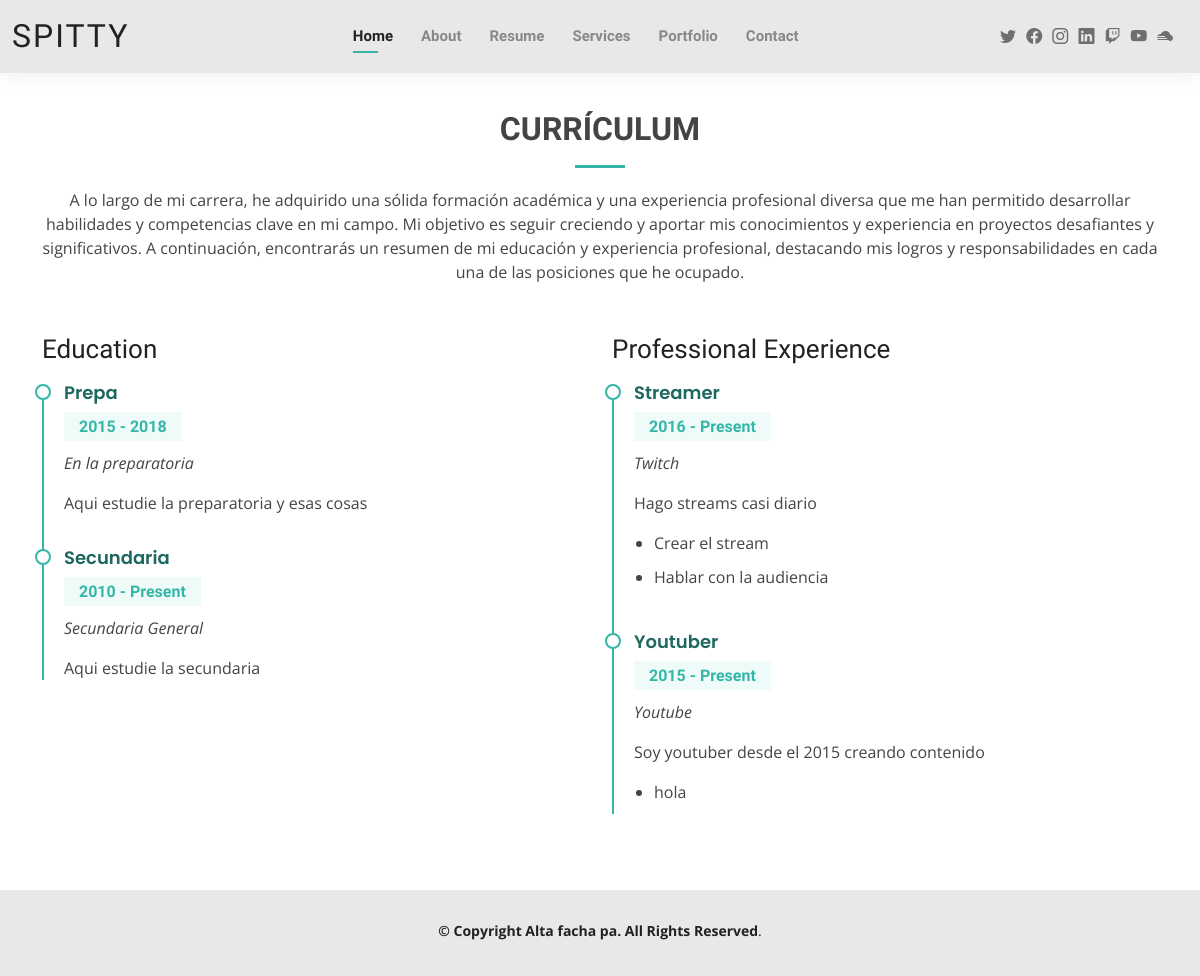
Screenshot of /resume/ with the database file from the repository.
### core/models.py (models this page shows, shortened)
class SiteConfiguration(models.Model):
    site_name = models.CharField(_("Nombre Sitio"), max_length=100, default="SPITTER")
    footer_text = models.CharField(
        _("Copyright"),
        max_length=255,
        default="© Copyright Spitty. All Rights Reserved",
    )
    class Meta:
        verbose_name = _("Config")
        verbose_name_plural = _("Configs")

### resume/models.py (models this page shows, shortened)
class ResumeDesc(models.Model):
    tittle_section = models.CharField(
        _("Título de Sección"), max_length=100, default="Resume"
    )
    desc_section = models.TextField(
        _("Descripción de Sección"), default="Magnam dolores commodi suscipit..."
    )
    class Meta:
        verbose_name = _("Descripcion de Currículum")
        verbose_name_plural = _("Descripciones de Currículum")

class Education(models.Model):
    degree = models.CharField(_("Grado"), max_length=100)
    institution = models.CharField(_("Instituto"), max_length=100)
    start_year = models.IntegerField(_("Año inicio"))
    end_year = models.IntegerField(_("Año fin"), null=True, blank=True)
    description = models.TextField(_("Descripción"))
    class Meta:
        verbose_name = _("Educacion")
        verbose_name_plural = _("Educaciones")
        ordering = ["start_year"]

class Experience(models.Model):
    title = models.CharField(_("Titulo"), max_length=100)
    company = models.CharField(_("Compañia"), max_length=100)
    start_year = models.IntegerField(_("Año inicio"))
    end_year = models.IntegerField(
        _("Año fin"), null=True, blank=True
    )  # null=True, blank=True if it's the current job
    description = models.TextField(_("Descripción"))
    responsibilities = models.TextField(
        _("Responsabilidades")
    )  # Store responsibilities as a comma-separated list or use another related model
    class Meta:
        verbose_name = _("Experiencia")
        verbose_name_plural = _("Experiencias")
        ordering = ["start_year"]

### resume/views.py (the view)
# urls.py: path("resume/", resume_views.resume, name="resume"),
def resume(request):
    educations = Education.objects.all().order_by("-start_year")
    experiences = Experience.objects.all().order_by("-start_year")
    resume_desc = ResumeDesc.objects.last()
    for exp in experiences:
        exp.responsibilities_list = exp.responsibilities.split(",")
    context = {
        "educations": educations,
        "experiences": experiences,
        "resume_desc": resume_desc,
    }
    return render(request, "resume/resume.html", context)

### core/views.py (called while the page is built)
def site_configuration(request):
    try:
        site_config = SiteConfiguration.objects.get()
    except SiteConfiguration.DoesNotExist:
        site_config = None
    return {"site_config": site_config}

def social_links(request):
    try:
        links = SocialLinks.objects.first()
    except SocialLinks.DoesNotExist:
        links = None
    return {"social_links": links}

### templates/resume/resume.html (shortened to what this page needs)
{% extends 'core/base.html' %}
{% load static %}
  {% block content %}
  <main id="main">
       <section id="resume" class="resume">
        <div class="container" data-aos="fade-up">
          <div class="section-title">
            <h2>{{ resume_desc.tittle_section }}</h2>
            <p>{{ resume_desc.desc_section }}</p>
          </div>
          <div class="row">
            <div class="col-lg-6">
              <h3 class="resume-title">Education</h3>
              {% for edu in educations %}
              <div class="resume-item">
                  <h4>{{ edu.degree }}</h4>
                  <h5>{{ edu.start_year }} - {% if edu.end_year %}{{ edu.end_year }}{% else %}Present{% endif %}</h5>
                  <p><em>{{ edu.institution }}</em></p>
                  <p>{{ edu.description }}</p>
              </div>
              {% endfor %}
            </div>
            <div class="col-lg-6">
              <h3 class="resume-title">Professional Experience</h3>
              {% for exp in experiences %}
              <div class="resume-item">
                  <h4>{{ exp.title }}</h4>
                  <h5>{{ exp.start_year }} - {% if exp.end_year %}{{ exp.end_year }}{% else %}Present{% endif %}</h5>
                  <p><em>{{ exp.company }}</em></p>
                  <p>{{ exp.description }}</p>
                  <ul>
                      {% for responsibility in exp.responsibilities_list %}
                          <li>{{ responsibility }}</li>
                      {% endfor %}
                  </ul>
              </div>
              {% endfor %}
            </div>
          </div>
        </div>
      </section>
    </main>
  {% endblock content %}

### templates/core/base.html (shortened to what this page needs)
{% load static %}
<!DOCTYPE html>
<html lang="es">
<head>
    <link href= {% static "core/vendor/aos/aos.css" %}  rel="stylesheet">
    <link href= {% static "core/vendor/bootstrap/css/bootstrap.min.css" %} rel="stylesheet">
    <link href= {% static "core/vendor/bootstrap-icons/bootstrap-icons.css" %} rel="stylesheet">
    <link href= {% static "core/vendor/boxicons/css/boxicons.min.css" %} rel="stylesheet">
    <link href= {% static "core/vendor/glightbox/css/glightbox.min.css" %} rel="stylesheet">
    <link href= {% static "core/vendor/swiper/swiper-bundle.min.css" %} rel="stylesheet">
    <link href= {% static "core/css/style.css" %} rel="stylesheet">
</head>
<body>
  {% block header %}
  <header id="header" class="fixed-top">
    <div class="container-fluid d-flex justify-content-between align-items-center">
      {% if site_config %}
        <h1 class="logo me-auto me-lg-0"><a href="{{ social_links.link_social }}" target="_blank">{{ site_config.site_name }}</a></h1>
      {% endif %}
      <nav id="navbar" class="navbar order-last order-lg-0">
        <ul>
          <li><a class="active" href={% url "home" %}>Home</a></li>
          <li><a href={% url "about" %}>About</a></li>
          <li><a href={% url "resume" %}>Resume</a></li>
          <li><a href={% url "services" %}>Services</a></li>
          <li><a href={% url "portfolio" %}>Portfolio</a></li>
          <li><a href={% url "contact" %}>Contact</a></li>
        </ul>
      </nav>
      <div class="header-social-links">
        <a href="{{ social_links.link_x }}" target="_blank" class="twitter"><i class="bi bi-twitter"></i></a>
        <a href="{{ social_links.link_fb }}" target="_blank" class="facebook"><i class="bi bi-facebook"></i></a>
        <a href="{{ social_links.link_ig }}" target="_blank" class="instagram"><i class="bi bi-instagram"></i></a>
        <a href="{{ social_links.link_in }}" target="_blank" class="linkedin"><i class="bi bi-linkedin"></i></i></a>
        <a href="{{ social_links.link_tw }}" target="_blank" class="twitch"><i class="bi bi-twitch"></i></i></a>
        <a href="{{ social_links.link_yt }}" target="_blank" class="youtube"><i class="bi bi-youtube"></i></i></a>
        <a href="{{ social_links.link_sc }}" target="_blank" class="cloud-fog2-fill"><i class="bi bi-cloud-fog2-fill"></i></i></a>
      </div>
    </div>
  </header>
  {% endblock header %}
  {% block content %}
  {% endblock content %}
  {% block footer %}
  <footer id="footer">
    <div class="container">
      <div class="copyright">
        <strong><span>{{ site_config.footer_text }}</span></strong>.
      </div>
      <div class="credits">
      </div>
    </div>
  </footer>
  {% endblock footer %}
  </body>
</html>

### static/core/css/style.css (style rules this page uses)
body { font-family: "Open Sans", sans-serif; color: #444444; }
a { color: #34b7a7; text-decoration: none; }
h1, h2, h3, h4, h5, h6 { font-family: "Raleway", sans-serif; }
#main { margin-top: 50px; }
#header { background: #e9e8e6; box-shadow: 0px 0px 25px 0 rgba(0, 0, 0, 0.08); z-index: 997; padding: 15px 0; }
#header .logo { font-size: 32px; margin: 0; padding: 0; line-height: 1; font-weight: 400; letter-spacing: 2px; text-transform: uppercase; }
#header .logo a { color: #222222; }
.header-social-links { padding-right: 15px; }
.header-social-links a { color: #6f6f6f; padding-left: 6px; display: inline-block; line-height: 0px; transition: 0.3s; font-size: 16px; }
.navbar { padding: 0; }
.navbar ul { margin: 0; padding: 0; display: flex; list-style: none; align-items: center; }
.navbar li { position: relative; padding: 10px 0 10px 28px; }
.navbar a, .navbar a:focus { display: flex; align-items: center; justify-content: space-between; font-family: "Raleway", sans-serif; font-size: 15px; font-weight: 600; color: #888888; white-space: nowrap; transition: 0.3s; position: relative; }
.navbar>ul>li>a:before { content: ""; position: absolute; width: 0; height: 2px; bottom: -5px; left: 0; background-color: #34b7a7; visibility: hidden; width: 0px; transition: all 0.3s ease-in-out 0s; }
.navbar a:hover:before, .navbar li:hover>a:before, .navbar .active:before { visibility: visible; width: 25px; }
.navbar a:hover, .navbar .active, .navbar .active:focus, .navbar li:hover>a { color: #222222; }
section { padding: 60px 0; }
.section-title { text-align: center; padding-bottom: 30px; }
.section-title h2 { font-size: 32px; font-weight: bold; text-transform: uppercase; margin-bottom: 20px; padding-bottom: 20px; position: relative; }
.section-title h2::after { content: ""; position: absolute; display: block; width: 50px; height: 3px; background: #34b7a7; bottom: 0; left: calc(50% - 25px); }
.section-title p { margin-bottom: 0; }
.resume .resume-title { font-size: 26px; font-weight: 400; margin-top: 20px; margin-bottom: 20px; color: #222222; }
.resume .resume-item { padding: 0 0 20px 20px; margin-top: -2px; border-left: 2px solid #34b7a7; position: relative; }
.resume .resume-item h4 { line-height: 18px; font-size: 18px; font-weight: 600; font-family: "Poppins", sans-serif; color: #1d685f; margin-bottom: 10px; }
.resume .resume-item h5 { font-size: 16px; background: #effbf9; padding: 5px 15px; display: inline-block; font-weight: 600; margin-bottom: 10px; color: #34b7a7; }
.resume .resume-item ul { padding-left: 20px; }
.resume .resume-item ul li { padding-bottom: 10px; }
.resume .resume-item:last-child { padding-bottom: 0; }
.resume .resume-item::before { content: ""; position: absolute; width: 16px; height: 16px; border-radius: 50px; left: -9px; top: 0; background: #fff; border: 2px solid #34b7a7; }
#footer { background: #e9e8e6; padding: 30px 0; color: #222222; font-size: 14px; text-align: center; }
#footer .credits { padding-top: 5px; font-size: 13px; }

### rows the page displays
SiteConfiguration: site_name "SPITTY", footer_text "© Copyright Alta facha pa. All Rights Reserved"
ResumeDesc: tittle_section "CURRÍCULUM", desc_section "A lo largo de mi carrera, he adquirido una sólida formación académica y una experiencia profesional diversa que me han permitido desarrollar habilidades y competencias clave en mi campo. Mi objetivo es seguir creciendo y aportar mis conocimientos y experiencia en proyectos desafiantes y significativos. A continuación, encontrarás un resumen de mi educación y experiencia profesional, destacando mis logros y responsabilidades en cada una de las posiciones que he ocupado."
Education: degree "Prepa", start_year "2015", end_year "2018", institution "En la preparatoria", description "Aqui estudie la preparatoria y esas cosas"
Education: degree "Secundaria", start_year "2010", shows "Present", institution "Secundaria General", description "Aqui estudie la secundaria"
Experience: title "Streamer", start_year "2016", shows "Present", company "Twitch", description "Hago streams casi diario", responsibilities_list "Crear el stream" "Hablar con la audiencia"
Experience: title "Youtuber", start_year "2015", shows "Present", company "Youtube", description "Soy youtuber desde el 2015 creando contenido", responsibilities_list "hola"
